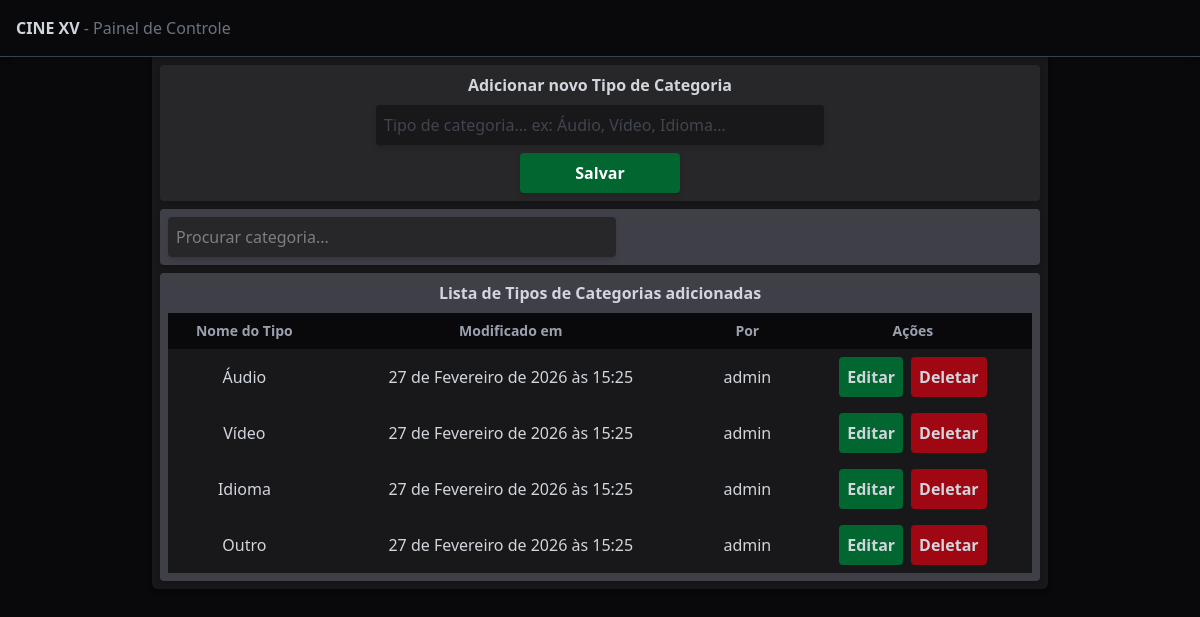
/category/types, run on the app's committed database.
### api/models.py (models this page shows, shortened)
class CategoryType(models.Model):
    name = models.CharField(max_length=100)
    modified_by = models.ForeignKey(User, on_delete=models.SET_NULL, null=True, related_name='mod_types')
    modified_at = models.DateTimeField(auto_now_add=True)

### control/models.py (models this page shows, shortened)
class CustomUser(AbstractBaseUser, PermissionsMixin):
    username = models.CharField(max_length=200, unique=True)
    is_active = models.BooleanField(default=False)
    is_admin = models.BooleanField(default=False)
    objects = CustomUserManager()
    USERNAME_FIELD = 'username'
    REQUIRED_FIELDS = []
    def __str__(self):
        return self.username

### control/views.py (the view)
# urls.py: path('category/types', views.catg_type, name='catg-types'),
def catg_type(request):
    if request.method == 'POST':
        form_type = request.POST.get('form_type')
        if form_type == 'add_form':
            form = AddCategoryTypeForm(request.POST)
            if form.is_valid:
                c_type = form.save(commit=False)
                c_type.modified_by = request.user
                c_type.save()
                messages.success(request, "Novo tipo de categoria adicionada com sucesso!")
                return redirect('catg-types')
            else:
                for field, errors in form.errors.items():
                    for error in errors:
                        messages.error(request, error)
        if form_type == 'delete_form':
            c_type_id = request.POST.get('c_type_id')
            c_type = get_object_or_404(CategoryType, id=c_type_id)
            c_type.delete()
            messages.success(request, "Tipo de categoria deletada com sucesso!")
            return redirect('catg-types')
    else:
        form = AddCategoryTypeForm()
        c_types = CategoryType.objects.all()
    context = {
        'form': form,
        'c_types': c_types
    }
    return render(request, 'category/catg_type.html', context)

### control/forms.py
class AddCategoryTypeForm(forms.ModelForm):
    class Meta:
        model = CategoryType
        fields = ['name']
        widgets = {
            'name': forms.TextInput(attrs={
                'class': "w-md bg-zinc-900 hover:bg-zinc-700 transition outline-none p-2 rounded-sm shadow-md",
                'placeholder': "Tipo de categoria... ex: Áudio, Vídeo, Idioma..."
            })
        }

### control/templates/category/catg_type.html (shortened to what this page needs)
{% extends 'base.html' %}
{% block content %}
<div class="w-4xl bg-zinc-900 mx-auto p-2 rounded-b-md space-y-2 shadow-md">
    <div class="bg-zinc-800 flex flex-col gap-2 text-center items-center rounded-sm p-2 shadow-md">
        <h1 class="font-semibold">Adicionar novo Tipo de Categoria</h1>
        <form method="POST" class="flex flex-col gap-2 text-gray-500">
            {{ form.name }}
            <button name="form_type" value="add_form" type="submit" class="w-40 mx-auto bg-green-800 hover:bg-green-600 p-2 rounded-sm text-white font-semibold cursor-pointer transition shadow-md">
                Salvar
            </button>
        </form>
    </div>
    <div class="bg-zinc-700 flex flex-col gap-2 text-center rounded-sm p-2 shadow-md">
        <input id="search-files" type="search" placeholder="Procurar categoria..." class="w-full max-w-md bg-zinc-800 hover:bg-zinc-600 transition rounded-sm p-2 shadow-md">
    </div>
    <div class="bg-zinc-700 flex flex-col gap-2 text-center items-center rounded-sm p-2 shadow-md">
        <h1 class="font-semibold">Lista de Tipos de Categorias adicionadas</h1>
        <table class="w-full text-center">
            <thead>
                <tr class="bg-zinc-950 font-semibold text-sm text-gray-400">
                    <th class="p-1">Nome do Tipo</th>
                    <th class="p-1">Modificado em</th>
                    <th class="p-1">Por</th>
                    <th class="p-2">Ações</th>
                </tr>
            </thead>
            <tbody>
                {% for type in c_types %}
                <tr class="bg-zinc-900 hover:bg-zinc-800 transition cursor-pointer">
                    <td class="p-2">{{ type.name }}</td>
                    <td class="p-2">{{ type.modified_at }}</td>
                    <td class="p-2">{{ type.modified_by }}</td>
                    <td class="p-2 flex flex-row justify-center items-center gap-2">
                        <a href="{% url 'catg-type-edit' type.id %}" class="bg-green-800 hover:bg-green-600 p-2 rounded-sm cursor-pointer transition font-semibold">
                            Editar
                        </a>
                        <form method="POST">
                            <button name="form_type" value="delete_form" class="bg-red-800 hover:bg-red-600 p-2 rounded-sm cursor-pointer transition font-semibold">
                                Deletar
                            </button>
                        </form>
                    </td>
                </tr>
                {% endfor %}
            </tbody>
        </table>
    </div>
</div>
{% endblock %}

### control/static/styles.css (style rules this page uses)
body { background-image: url("background.png"); background-repeat: no-repeat; background-position: center center; background-size: cover; min-height: 100vh; }

### data on the page
CategoryType: name "Áudio", modified_at "27 de Fevereiro de 2026 às 15:25", modified_by "admin"
CategoryType: name "Vídeo", modified_at "27 de Fevereiro de 2026 às 15:25", modified_by "admin"
CategoryType: name "Idioma", modified_at "27 de Fevereiro de 2026 às 15:25", modified_by "admin"
CategoryType: name "Outro", modified_at "27 de Fevereiro de 2026 às 15:25", modified_by "admin"
